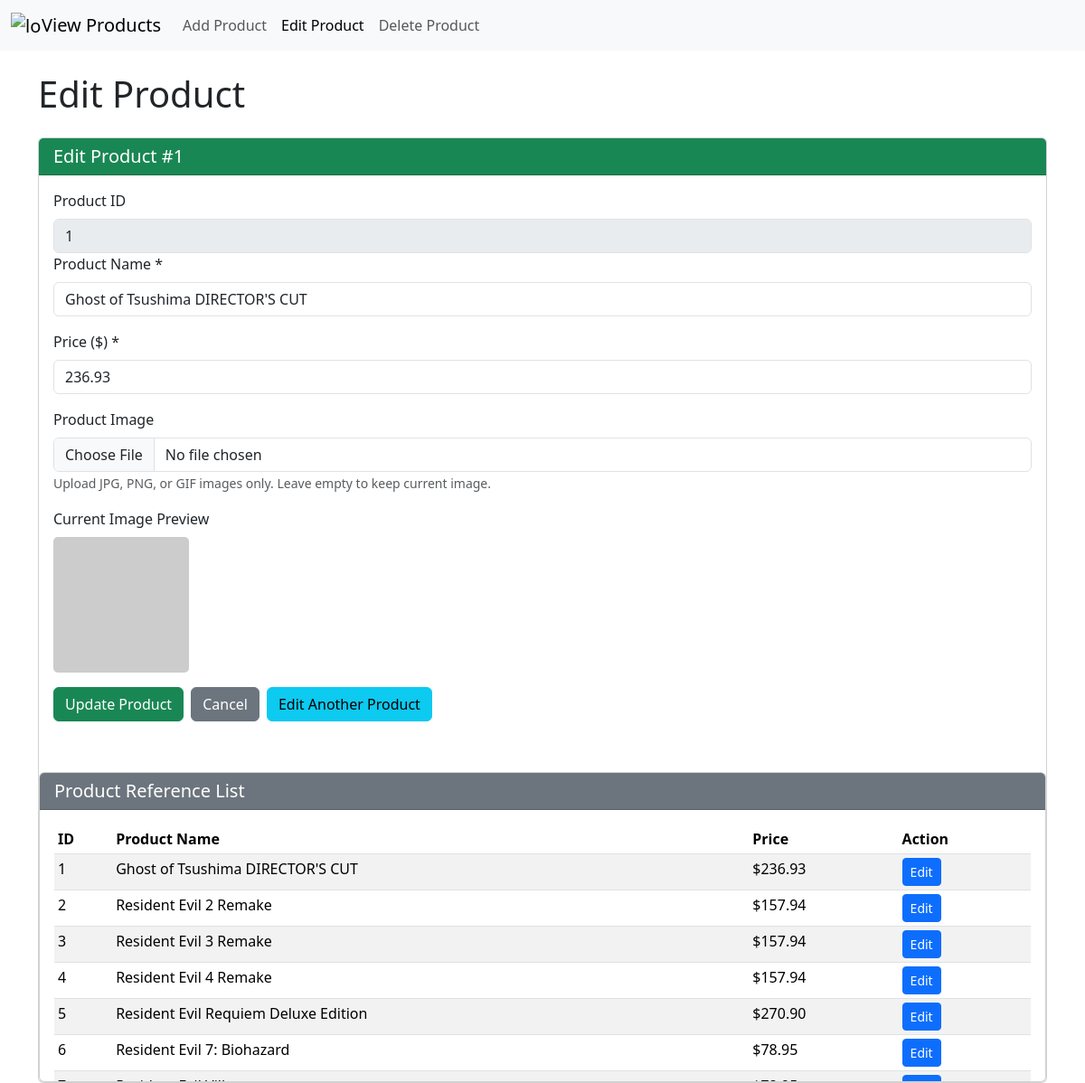
/ecommerce_app/edit_product.php?id=1, run on the app's committed database.
### tables this page shows
CREATE TABLE `products` (
  `id` int(11) NOT NULL AUTO_INCREMENT,
  `product_name` varchar(45) DEFAULT NULL,
  `price` decimal(10,2) DEFAULT NULL,
  `image_path` varchar(45) DEFAULT NULL,
  PRIMARY KEY (`id`)
);

### ecommerce_app/edit_product.php (the view, shortened to what this page needs)
<?php
require_once "config/db.php";
$product = null;
if (isset($_GET['id']) && !empty($_GET['id'])) {
    $id = $_GET['id'];
    $sql = "SELECT * FROM products WHERE id = ?";
    $stmt = $conn->prepare($sql);
    $stmt->bind_param("i", $id);
    $stmt->execute();
    $result = $stmt->get_result();
    $product = $result->fetch_assoc();
}
?>
<!DOCTYPE html>
<html lang="en">
<head>
    <link rel="stylesheet" href="https://cdn.jsdelivr.net/npm/bootstrap@5.3.8/dist/css/bootstrap.min.css">
</head>
<body>
<nav class="navbar navbar-expand-lg bg-body-tertiary">
  <div class="container-fluid">
    <a class="navbar-brand" href="view_product.php">
        <img src="https://freevector-images.s3.amazonaws.com/uploads/vector/preview/36682/36682.png" alt="logo" width="34" height="28" class="d-inline-block align-text-top">View Products
    </a>
    <div class="collapse navbar-collapse" id="navbarNav">
      <ul class="navbar-nav">
        <li class="nav-item">
          <a class="nav-link" href="add_product.php">Add Product</a>
        </li>
        <li class="nav-item">
          <a class="nav-link active" href="edit_product.php">Edit Product</a>
        </li>
        <li class="nav-item">
          <a class="nav-link" href="delete_product.php">Delete Product</a>
        </li>
      </ul>
    </div>
  </div>
</nav>
<div class="container mt-4">
    <h1 class="mb-4">Edit Product</h1>
    <?php if ($product): ?>
    <div class="card">
        <div class="card-header bg-success text-white">
            <h5 class="mb-0">Edit Product #<?php echo $product['id']; ?></h5>
        </div>
        <div class="card-body">
            <form method="POST" action="" enctype="multipart/form-data">
                <div class="mb-3">
                    <label for="product_id" class="form-label">Product ID</label>
                    <input type="text" class="form-control" id="product_id" name="product_id"
                            value="<?php echo $product['id']; ?>" disabled>
                <div class="mb-3">
                    <label for="product_name" class="form-label">Product Name *</label>
                    <input type="text" class="form-control" id="product_name" name="product_name"
                           value="<?php echo htmlspecialchars($product['product_name']); ?>" required>
                </div>
                <div class="mb-3">
                    <label for="price" class="form-label">Price ($) *</label>
                    <input type="number" step="0.01" class="form-control" id="price" name="price"
                           value="<?php echo $product['price']; ?>" required>
                </div>
                <div class="mb-3">
                    <label for="image_path" class="form-label">Product Image</label>
                    <input type="file" class="form-control" id="image_path" name="image_path" accept="image/*">
                    <small class="form-text text-muted">Upload JPG, PNG, or GIF images only. Leave empty to keep current image.</small>
                </div>
                <?php if (!empty($product['image_path'])): ?>
                <div class="mb-3">
                    <label class="form-label">Current Image Preview</label><br>
                    <img src="<?php echo htmlspecialchars($product['image_path']); ?>"
                         alt="Current product image"
                         style="max-width: 150px; max-height: 150px; border-radius: 5px;"
                         onerror="this.onerror=null; this.src='https://via.placeholder.com/150?text=Image+Not+Found';">
                </div>
                <?php endif; ?>
                <div class="d-flex gap-2">
                    <button type="submit" name="update_product" class="btn btn-success">Update Product</button>
                    <a href="view_product.php" class="btn btn-secondary">Cancel</a>
                    <a href="edit_product.php" class="btn btn-info">Edit Another Product</a>
                </div>
            </form>
        </div>
    </div>
    <?php endif; ?>
    <div class="card mt-4">
        <div class="card-header bg-secondary text-white">
            <h5 class="mb-0">Product Reference List</h5>
        </div>
        <div class="card-body" style="max-height: 300px; overflow-y: auto;">
            <table class="table table-sm table-striped">
                <thead>
                    <tr>
                        <th>ID</th>
                        <th>Product Name</th>
                        <th>Price</th>
                        <th>Action</th>
                    </tr>
                </thead>
                <tbody>
                    <?php
                    $sql = "SELECT id, product_name, price FROM products ORDER BY id";
                    $result = mysqli_query($conn, $sql);
                    if (mysqli_num_rows($result) > 0) {
                        while($row = mysqli_fetch_assoc($result)) {
                            echo "<tr>";
                            echo "<td>" . $row['id'] . "</td>";
                            echo "<td>" . htmlspecialchars($row['product_name']) . "</td>";
                            echo "<td>$" . number_format($row['price'], 2) . "</td>";
                            echo "<td><a href='edit_product.php?id=" . $row['id'] . "' class='btn btn-sm btn-primary'>Edit</a></td>";
                            echo "</tr>";
                        }
                    } else {
                        echo "<tr><td colspan='4' class='text-center'>No products found</td></tr>";
                    }
                    ?>
                </tbody>
             </table>
        </div>
    </div>
</div>
</body>
</html>

### data on the page
products: id "1", product_id "1", product_name "Ghost of Tsushima DIRECTOR'S CUT", price "236.93"
products: id "2", product_name "Resident Evil 2 Remake", price "157.94"
products: id "3", product_name "Resident Evil 3 Remake", price "157.94"
products: id "4", product_name "Resident Evil 4 Remake", price "157.94"
products: id "5", product_name "Resident Evil Requiem Deluxe Edition", price "270.90"
products: id "6", product_name "Resident Evil 7: Biohazard", price "78.95"
